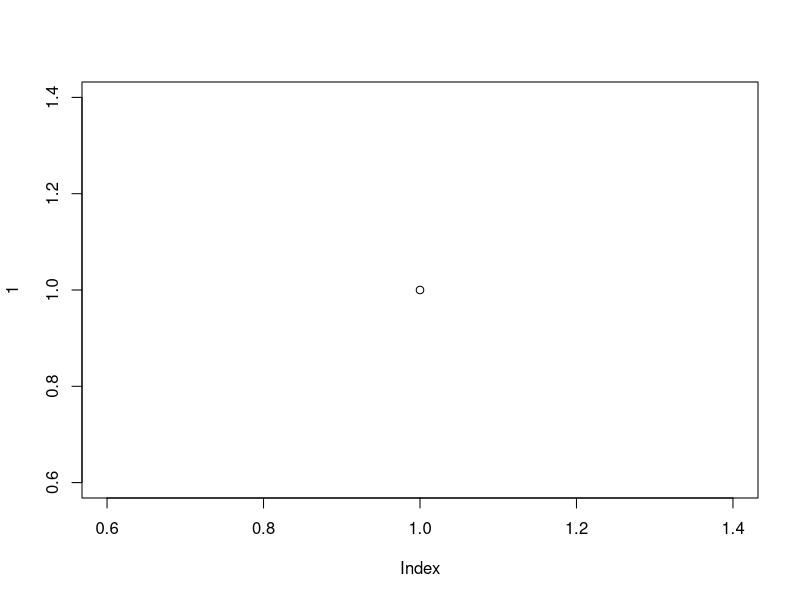
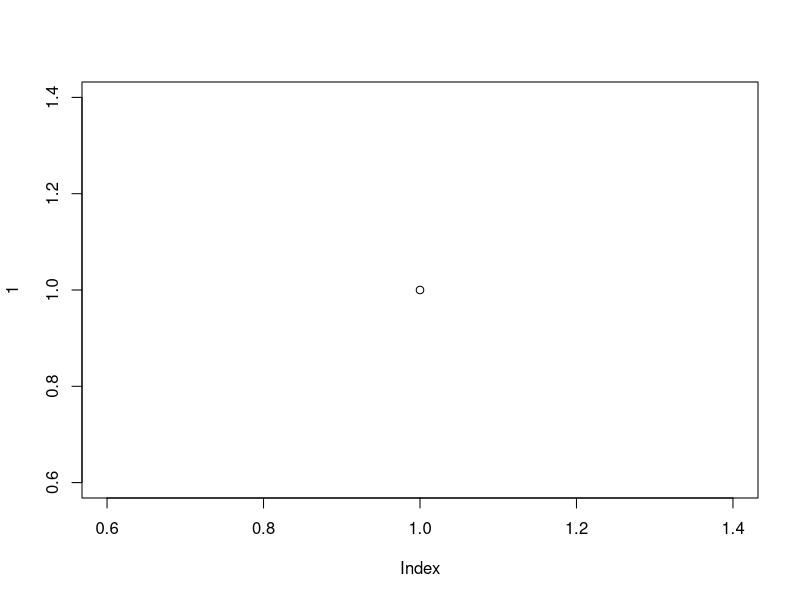

Write R code to recreate these figures, in order.
## ---- chunk 1
if(knitr::is_latex_output()){
  knitr::opts_chunk$set(
  echo = FALSE,
  fig.align = "center",
  message = FALSE,
  warning = FALSE,
  collapse = T)
}
## ---- chunk 2
#| fig.cap = "CAPTION HERE."

plot(1)
#knitr::include_graphics("../Output/markdown/Figures/_PATH_") #Use this when filling in figures from analysis 
## ---- chunk 3
knitr::kable(x = 1, #Replace 1 with whatever object you want included as a table
      digits = 3, align = "c",
      caption = "CAPTION HERE")
## ---- chunk 4
#| fig.cap = "CAPTION HERE."

plot(1)
#knitr::include_graphics("../Output/Figures/_PATH_") #Use this when filling in figures from analysis 
